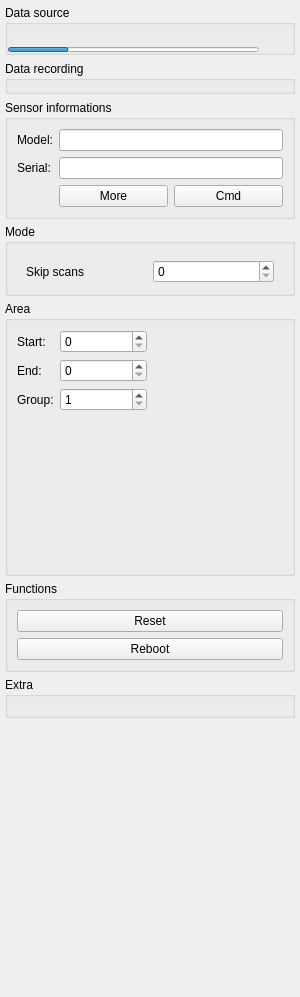
<?xml version="1.0" encoding="UTF-8"?>
<ui version="4.0">
 <class>SerialConnectorPlugin</class>
 <widget class="QWidget" name="SerialConnectorPlugin">
  <property name="geometry">
   <rect>
    <x>0</x>
    <y>0</y>
    <width>300</width>
    <height>997</height>
   </rect>
  </property>
  <property name="windowTitle">
   <string>Form</string>
  </property>
  <layout class="QVBoxLayout" name="verticalLayout_3" stretch="0,0,1">
   <property name="leftMargin">
    <number>5</number>
   </property>
   <property name="topMargin">
    <number>5</number>
   </property>
   <property name="rightMargin">
    <number>5</number>
   </property>
   <property name="bottomMargin">
    <number>5</number>
   </property>
   <item>
    <widget class="QGroupBox" name="groupBox">
     <property name="title">
      <string>Data source</string>
     </property>
     <layout class="QHBoxLayout" name="horizontalLayout_2">
      <property name="spacing">
       <number>5</number>
      </property>
      <property name="leftMargin">
       <number>0</number>
      </property>
      <property name="topMargin">
       <number>0</number>
      </property>
      <property name="rightMargin">
       <number>0</number>
      </property>
      <property name="bottomMargin">
       <number>0</number>
      </property>
      <item>
       <layout class="QVBoxLayout" name="verticalLayout">
        <item>
         <widget class="SerialConnectionWidget" name="connectionWidget" native="true"/>
        </item>
        <item>
         <widget class="QProgressBar" name="loadActivityIndicator">
          <property name="maximumSize">
           <size>
            <width>16777215</width>
            <height>5</height>
           </size>
          </property>
          <property name="value">
           <number>24</number>
          </property>
          <property name="textVisible">
           <bool>false</bool>
          </property>
         </widget>
        </item>
       </layout>
      </item>
      <item>
       <widget class="QToolButton" name="settingsButton">
        <property name="text">
         <string/>
        </property>
        <property name="icon">
         <iconset>
          <normaloff>:/SerialConnectorPlugin/settings</normaloff>:/SerialConnectorPlugin/settings</iconset>
        </property>
        <property name="iconSize">
         <size>
          <width>20</width>
          <height>20</height>
         </size>
        </property>
        <property name="autoRaise">
         <bool>true</bool>
        </property>
       </widget>
      </item>
     </layout>
    </widget>
   </item>
   <item>
    <widget class="QGroupBox" name="recorder">
     <property name="title">
      <string>Data recording</string>
     </property>
     <layout class="QVBoxLayout" name="verticalLayout_5">
      <property name="spacing">
       <number>1</number>
      </property>
      <property name="leftMargin">
       <number>5</number>
      </property>
      <property name="topMargin">
       <number>5</number>
      </property>
      <property name="rightMargin">
       <number>5</number>
      </property>
      <property name="bottomMargin">
       <number>5</number>
      </property>
     </layout>
    </widget>
   </item>
   <item>
    <widget class="QScrollArea" name="scrollArea">
     <property name="frameShape">
      <enum>QFrame::NoFrame</enum>
     </property>
     <property name="frameShadow">
      <enum>QFrame::Plain</enum>
     </property>
     <property name="horizontalScrollBarPolicy">
      <enum>Qt::ScrollBarAlwaysOff</enum>
     </property>
     <property name="widgetResizable">
      <bool>true</bool>
     </property>
     <widget class="QWidget" name="scrollAreaWidgetContents">
      <property name="geometry">
       <rect>
        <x>0</x>
        <y>0</y>
        <width>290</width>
        <height>911</height>
       </rect>
      </property>
      <layout class="QVBoxLayout" name="verticalLayout_2">
       <property name="spacing">
        <number>5</number>
       </property>
       <property name="leftMargin">
        <number>0</number>
       </property>
       <property name="topMargin">
        <number>0</number>
       </property>
       <property name="rightMargin">
        <number>0</number>
       </property>
       <property name="bottomMargin">
        <number>0</number>
       </property>
       <item>
        <widget class="QGroupBox" name="groupBox_3">
         <property name="title">
          <string>Sensor informations</string>
         </property>
         <layout class="QFormLayout" name="formLayout">
          <item row="0" column="0">
           <widget class="QLabel" name="label_3">
            <property name="text">
             <string>Model:</string>
            </property>
           </widget>
          </item>
          <item row="0" column="1">
           <widget class="QLineEdit" name="modelLine">
            <property name="readOnly">
             <bool>true</bool>
            </property>
           </widget>
          </item>
          <item row="1" column="0">
           <widget class="QLabel" name="label_4">
            <property name="text">
             <string>Serial:</string>
            </property>
           </widget>
          </item>
          <item row="1" column="1">
           <widget class="QLineEdit" name="serialLine">
            <property name="readOnly">
             <bool>true</bool>
            </property>
           </widget>
          </item>
          <item row="2" column="1">
           <layout class="QHBoxLayout" name="horizontalLayout">
            <item>
             <widget class="QPushButton" name="moreButton">
              <property name="toolTip">
               <string>More information from the sensor</string>
              </property>
              <property name="text">
               <string>More</string>
              </property>
              <property name="icon">
               <iconset>
                <normaloff>:/SerialConnectorPlugin/info_icon</normaloff>:/SerialConnectorPlugin/info_icon</iconset>
              </property>
             </widget>
            </item>
            <item>
             <widget class="QPushButton" name="cmdButton">
              <property name="text">
               <string>Cmd</string>
              </property>
             </widget>
            </item>
           </layout>
          </item>
         </layout>
        </widget>
       </item>
       <item>
        <widget class="QGroupBox" name="groupBox_4">
         <property name="title">
          <string>Mode</string>
         </property>
         <layout class="QVBoxLayout" name="verticalLayout_9">
          <item>
           <widget class="ModeSwitcherWidget" name="captureMode" native="true"/>
          </item>
          <item>
           <widget class="QWidget" name="skipScanWidget" native="true">
            <layout class="QHBoxLayout" name="horizontalLayout_4">
             <property name="topMargin">
              <number>1</number>
             </property>
             <property name="bottomMargin">
              <number>1</number>
             </property>
             <item>
              <widget class="QLabel" name="label_7">
               <property name="text">
                <string>Skip scans</string>
               </property>
              </widget>
             </item>
             <item>
              <widget class="QSpinBox" name="skipScans">
               <property name="maximum">
                <number>9</number>
               </property>
              </widget>
             </item>
            </layout>
           </widget>
          </item>
         </layout>
        </widget>
       </item>
       <item>
        <widget class="QGroupBox" name="areaGroup">
         <property name="title">
          <string>Area</string>
         </property>
         <layout class="QHBoxLayout" name="horizontalLayout_3" stretch="0,0">
          <item>
           <widget class="QWidget" name="widget" native="true">
            <layout class="QFormLayout" name="formLayout_2">
             <property name="leftMargin">
              <number>0</number>
             </property>
             <property name="topMargin">
              <number>0</number>
             </property>
             <property name="rightMargin">
              <number>0</number>
             </property>
             <property name="bottomMargin">
              <number>0</number>
             </property>
             <item row="0" column="0">
              <widget class="QLabel" name="label">
               <property name="text">
                <string>Start:</string>
               </property>
              </widget>
             </item>
             <item row="0" column="1">
              <widget class="QSpinBox" name="startStep">
               <property name="maximum">
                <number>5000</number>
               </property>
              </widget>
             </item>
             <item row="1" column="1">
              <widget class="QSpinBox" name="endStep">
               <property name="maximum">
                <number>5000</number>
               </property>
              </widget>
             </item>
             <item row="1" column="0">
              <widget class="QLabel" name="label_2">
               <property name="text">
                <string>End:</string>
               </property>
              </widget>
             </item>
             <item row="2" column="1">
              <widget class="QSpinBox" name="groupSteps">
               <property name="minimum">
                <number>1</number>
               </property>
              </widget>
             </item>
             <item row="2" column="0">
              <widget class="QLabel" name="label_6">
               <property name="text">
                <string>Group:</string>
               </property>
              </widget>
             </item>
             <item row="3" column="1">
              <spacer name="verticalSpacer_2">
               <property name="orientation">
                <enum>Qt::Vertical</enum>
               </property>
               <property name="sizeHint" stdset="0">
                <size>
                 <width>20</width>
                 <height>40</height>
                </size>
               </property>
              </spacer>
             </item>
            </layout>
           </widget>
          </item>
          <item>
           <widget class="RangeViewWidget" name="rangeViewWidget" native="true"/>
          </item>
         </layout>
        </widget>
       </item>
       <item>
        <widget class="QGroupBox" name="functionsGroup">
         <property name="title">
          <string>Functions</string>
         </property>
         <layout class="QVBoxLayout" name="verticalLayout_4">
          <item>
           <widget class="QPushButton" name="resetButton">
            <property name="text">
             <string>Reset</string>
            </property>
           </widget>
          </item>
          <item>
           <widget class="QPushButton" name="rebootButton">
            <property name="text">
             <string>Reboot</string>
            </property>
           </widget>
          </item>
         </layout>
        </widget>
       </item>
       <item>
        <widget class="QGroupBox" name="extraGroup">
         <property name="title">
          <string>Extra</string>
         </property>
         <layout class="QVBoxLayout" name="verticalLayout_12"/>
        </widget>
       </item>
       <item>
        <spacer name="verticalSpacer">
         <property name="orientation">
          <enum>Qt::Vertical</enum>
         </property>
         <property name="sizeHint" stdset="0">
          <size>
           <width>20</width>
           <height>40</height>
          </size>
         </property>
        </spacer>
       </item>
      </layout>
     </widget>
    </widget>
   </item>
  </layout>
 </widget>
 <customwidgets>
  <customwidget>
   <class>RangeViewWidget</class>
   <extends>QWidget</extends>
   <header>RangeViewWidget.h</header>
   <container>1</container>
  </customwidget>
  <customwidget>
   <class>ModeSwitcherWidget</class>
   <extends>QWidget</extends>
   <header>ModeSwitcherWidget.h</header>
   <container>1</container>
  </customwidget>
  <customwidget>
   <class>SerialConnectionWidget</class>
   <extends>QWidget</extends>
   <header>SerialConnectionWidget.h</header>
   <container>1</container>
  </customwidget>
 </customwidgets>
 <resources/>
 <connections/>
</ui>
